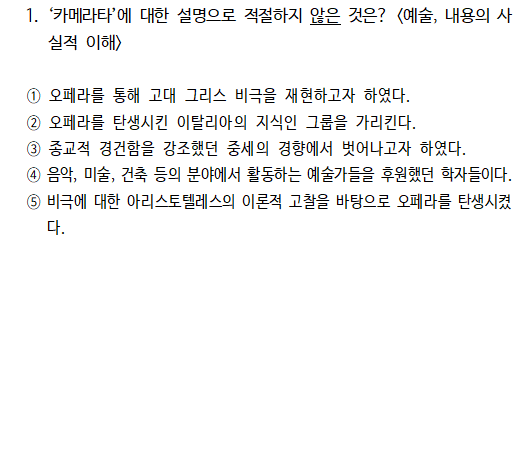
#> input picture Etoos/1.PNG, 520 x 472 px
$ python -i editImg.py   (imports and definitions only)
#> lines starting #> are read from the running program, lines starting #| are printed output that depends on the picture; after the words box and inside, x2 and y2 are one past the last pixel; in counts of white or black regions, pixels touching at a corner belong together
import cv2
from PIL import Image

def cropImage(file_path) :
# Load image, grayscale, Gaussian blur, Otsu's threshold

#> called with file_path = '1.PNG'
    image = cv2.imread(file_path)
#> image is the input picture: shape (472, 520, 3); mean B, G, R 245.4, 245.5, 245.4
    original = image.copy()
    gray = cv2.cvtColor(image, cv2.COLOR_BGR2GRAY)
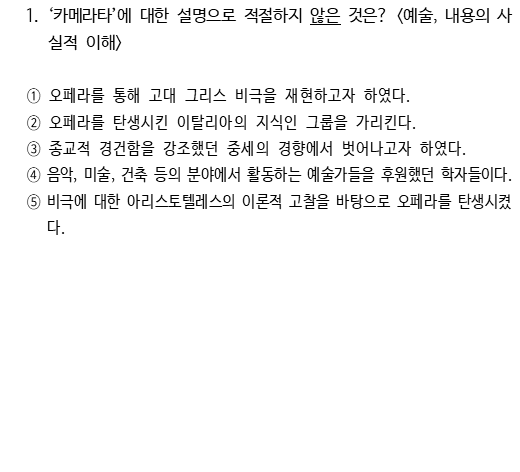
#> gray: shape (472, 520); min 0, max 255, mean 245.4
    blur = cv2.GaussianBlur(gray, (25,25), 0)
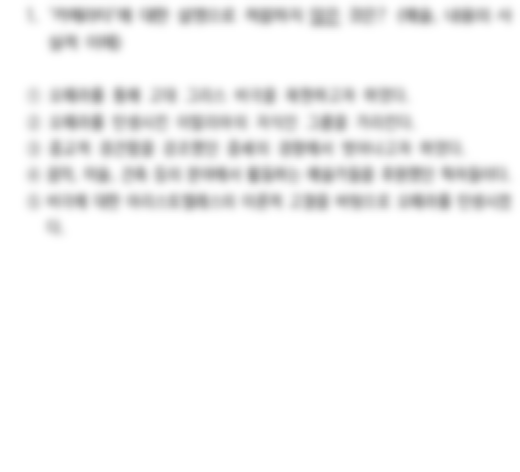
#> blur: shape (472, 520); min 161, max 255, mean 245.4
    thresh = cv2.threshold(blur, 0, 255, cv2.THRESH_BINARY_INV + cv2.THRESH_OTSU)[1]
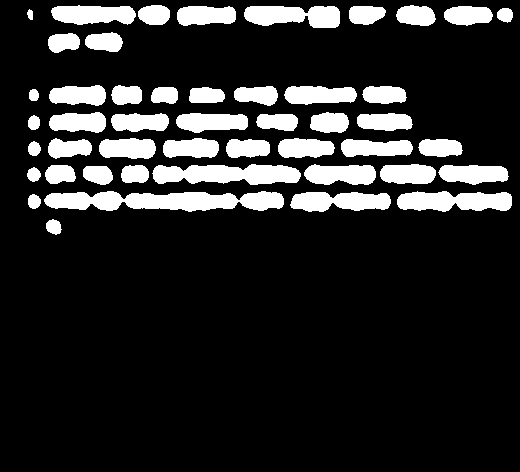
#> thresh: shape (472, 520); 15.7% white; 47 white regions, largest, box (x1, y1, x2, y2) and area: (44, 191, 284, 212) 3600, (152, 164, 301, 185) 2364, (397, 191, 512, 212) 1871

    # Perform morph operations, first open to remove noise, then close to combine
    noise_kernel = cv2.getStructuringElement(cv2.MORPH_RECT, (3,3))
    opening = cv2.morphologyEx(thresh, cv2.MORPH_OPEN, noise_kernel, iterations=2)
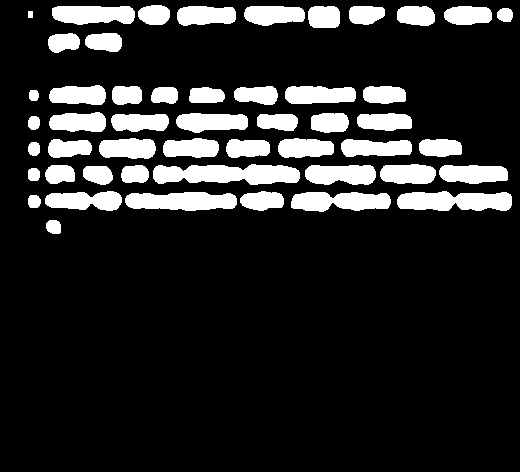
#> opening: shape (472, 520); 15.6% white; 50 white regions, largest, box (x1, y1, x2, y2) and area: (153, 164, 300, 185) 2354, (397, 191, 512, 211) 1855, (125, 192, 237, 211) 1724
    close_kernel = cv2.getStructuringElement(cv2.MORPH_RECT, (7,7))
    close = cv2.morphologyEx(opening, cv2.MORPH_CLOSE, close_kernel, iterations=3)
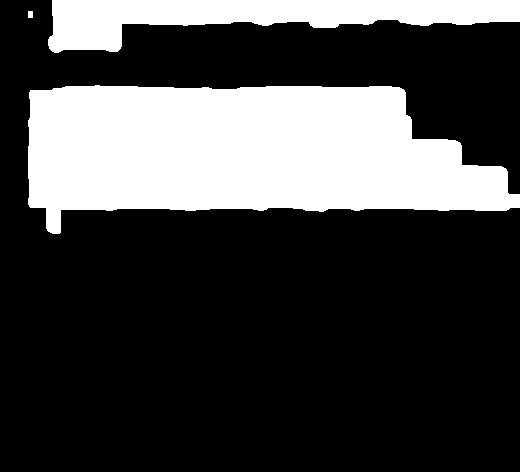
#> close: shape (472, 520); 26.9% white; 3 white regions, box (x1, y1, x2, y2) and area: (28, 85, 520, 234) 52837, (48, 0, 520, 53) 13066, (28, 11, 33, 18) 35

    # Find enclosing boundingbox and crop ROI
    coords = cv2.findNonZero(close)
#> coords = contour of 65938 points, box (x1, y1, x2, y2) (28, 0, 520, 234), area 31019
    x,y,w,h = cv2.boundingRect(coords)
#> x = 28; y = 0; w = 492; h = 234
    cv2.rectangle(image, (x, y), (x + w, y + h), (36,255,12), 2)
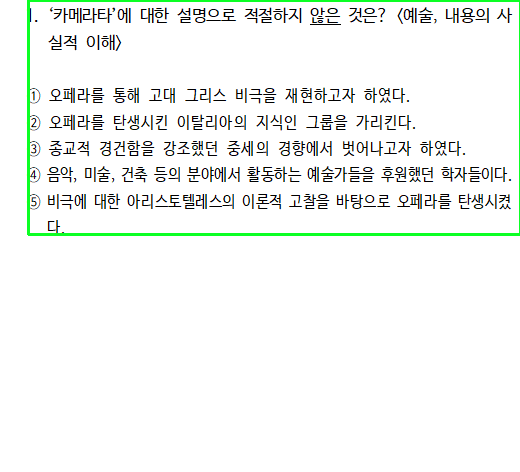
#> image: shape (472, 520, 3); 1.38% of pixels changed, all inside (x1, y1, x2, y2) = (27, 0, 520, 236)
    crop = original[y:y+h, x:x+w]
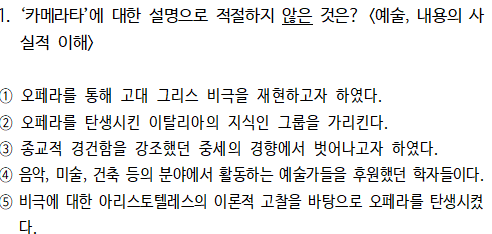
#> crop: shape (234, 492, 3); mean B, G, R 234.6, 234.7, 234.6

    # save reImage
    image = cv2.imwrite(file_path, crop)


def resizeImage(file_path) :

    img = Image.open(f"{file_path}")

    img_resize = img.resize( (int(img.width * 0.6), int(img.height * 0.6) ))

    return img_resize.save(f"{file_path}")

>>> result = cropImage('1.PNG')

$ run again, on Etoos/3.PNG
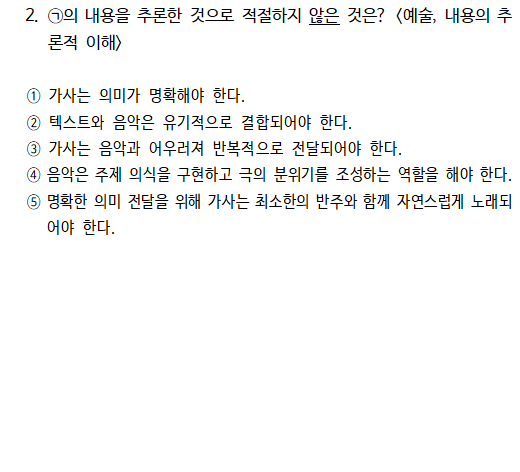
#> input picture Etoos/3.PNG, 520 x 472 px
#> in cropImage, image is the input picture: shape (472, 520, 3); mean B, G, R 246.6, 246.6, 246.6
#> in cropImage, `thresh = cv2.threshold(blur, 0, 255, cv2.THRESH_BINARY_INV + cv2.THRES..`:
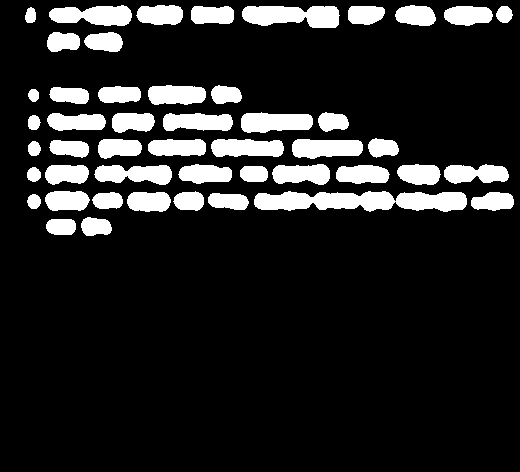
#> thresh: shape (472, 520); 14.3% white; 48 white regions, largest, box (x1, y1, x2, y2) and area: (254, 191, 467, 212) 3332, (242, 6, 340, 28) 1695, (49, 5, 132, 26) 1294
#> opening: shape (472, 520); 14.2% white; 49 white regions, largest, box (x1, y1, x2, y2) and area: (254, 192, 394, 211) 2161, (242, 6, 339, 28) 1690, (49, 6, 132, 26) 1291
#> close: shape (472, 520); 24.5% white; 2 white regions, box (x1, y1, x2, y2) and area: (27, 85, 520, 236) 46413, (25, 0, 520, 52) 13776
#> coords = contour of 60189 points, box (x1, y1, x2, y2) (25, 0, 520, 236), area 28674
#> x = 25; y = 0; w = 495; h = 236
#> image: shape (472, 520, 3); 1.39% of pixels changed, all inside (x1, y1, x2, y2) = (24, 0, 520, 238)
#> in cropImage, `crop = original[y:y+h, x:x+w]`:
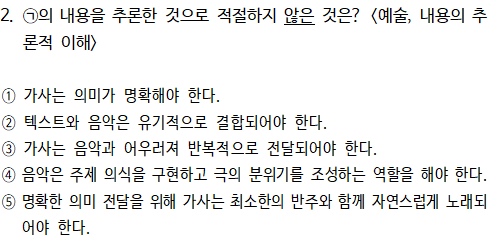
#> crop: shape (236, 495, 3); mean B, G, R 237.3, 237.4, 237.3

$ run again, on Etoos/4.PNG
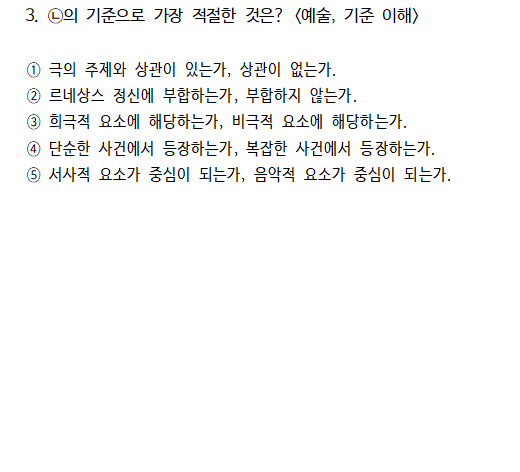
#> input picture Etoos/4.PNG, 520 x 472 px
#> in cropImage, image is the input picture: shape (472, 520, 3); mean B, G, R 248, 248.1, 248
#> in cropImage, `thresh = cv2.threshold(blur, 0, 255, cv2.THRESH_BINARY_INV + cv2.THRES..`:
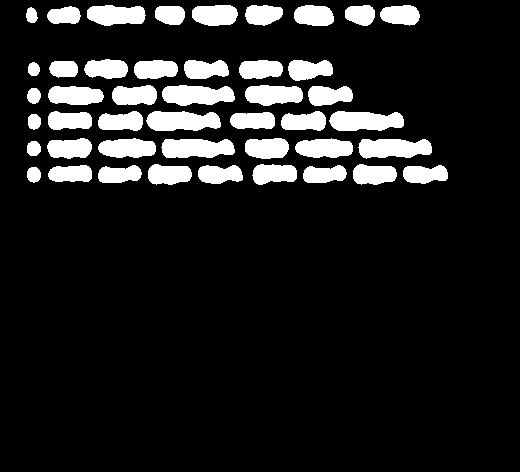
#> thresh: shape (472, 520); 12.7% white; 45 white regions, largest, box (x1, y1, x2, y2) and area: (146, 111, 221, 131) 1218, (329, 111, 404, 131) 1212, (358, 139, 432, 159) 1194
#> opening: shape (472, 520); 12.6% white; 45 white regions, largest, box (x1, y1, x2, y2) and area: (147, 111, 221, 131) 1210, (330, 111, 404, 131) 1202, (359, 139, 432, 158) 1188
#> close: shape (472, 520); 21.6% white; 2 white regions, box (x1, y1, x2, y2) and area: (27, 59, 448, 185) 43872, (26, 0, 419, 26) 9260
#> coords = contour of 53132 points, box (x1, y1, x2, y2) (26, 0, 448, 185), area 2568
#> x = 26; y = 0; w = 422; h = 185
#> image: shape (472, 520, 3); 1.31% of pixels changed, all inside (x1, y1, x2, y2) = (25, 0, 450, 187)
#> in cropImage, `crop = original[y:y+h, x:x+w]`:
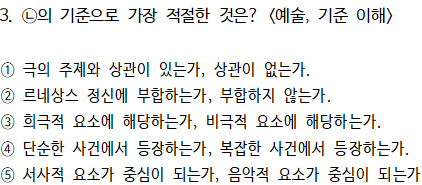
#> crop: shape (185, 422, 3); mean B, G, R 233.1, 233.2, 233.1
